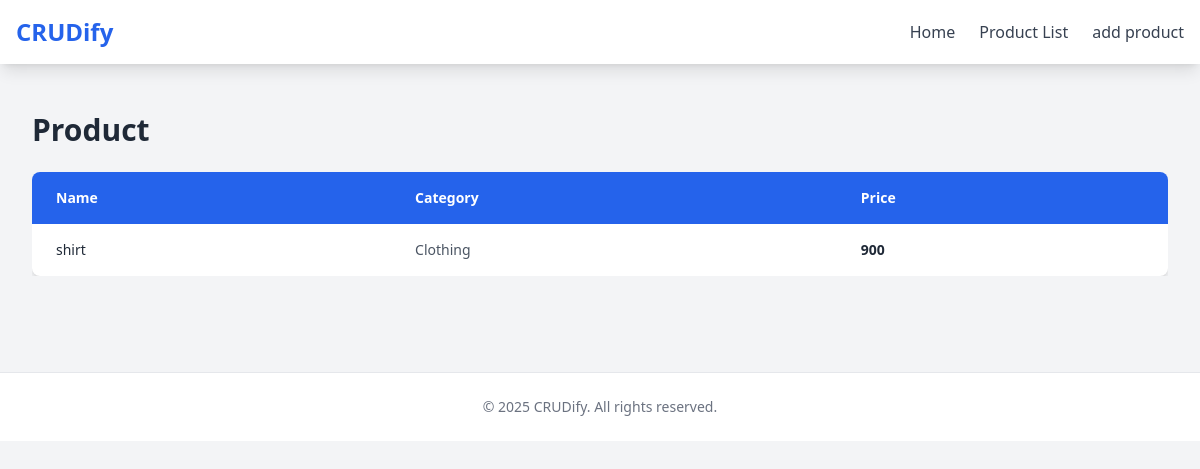
/view-product/5, run on the app's committed database.
### product/models.py (models this page shows)
class productModel(models.Model):
    name =models.CharField(max_length=100)
    category = models.CharField(max_length=100)
    price = models.IntegerField()

### crud2/views.py (the view)
# urls.py: path('view-product/<str:id>', viewProduct, name='viewProduct'),
def viewProduct(request,id):
    productData = productModel.objects.get(id=id)
    return render(request, 'viewProduct.html', {'product':productData})

### templates/viewProduct.html
{% extends "master.html" %}
{% block body %}
<section class="max-w-7xl mx-auto px-4 sm:px-6 lg:px-8 py-12">
    <h2 class="text-3xl font-bold text-gray-800 mb-6">Product</h2>
    <div class="overflow-x-auto">
      <table class="min-w-full bg-white shadow-md rounded-lg overflow-hidden">
        <thead class="bg-blue-600 text-white">
          <tr>
            <th class="text-left px-6 py-4 text-sm font-semibold">Name</th>
            <th class="text-left px-6 py-4 text-sm font-semibold">Category</th>
            <th class="text-left px-6 py-4 text-sm font-semibold">Price</th>
          </tr>
        </thead>
        <tbody class="divide-y divide-gray-200">
          <tr class="hover:bg-gray-50 transition">
            <td class="px-6 py-4 text-sm font-medium text-gray-800">{{ product.name }}</td>
            <td class="px-6 py-4 text-sm text-gray-600">{{ product.category }}</td>
            <td class="px-6 py-4 text-sm text-gray-800 font-semibold">{{ product.price }}</td>
          </tr>
        </tbody>
      </table>
    </div>
  </section>
{% endblock body %}

### data on the page
productModel: name "shirt", category "Clothing", price "900"
